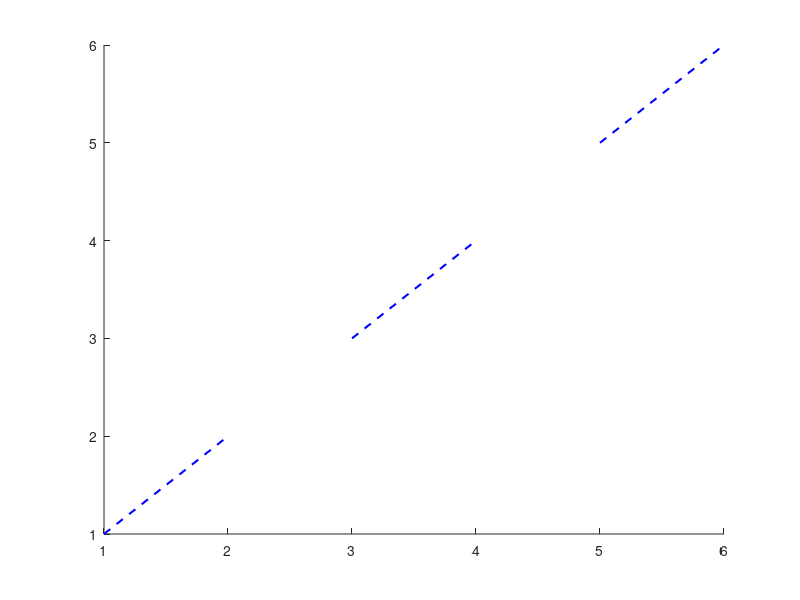

The MATLAB source for this figure:
% Create axes and save handle
clear
hax = axes;
% Plot three lines
%plot(rand(20,4));
%hold on
%plot(1,1)
hold on
%a(1)=scatter(1,1)
%a(2)=scatter(2,2)
%a(3)=scatter(1.5,1.5)

b(1)=line([1 2],[1 2],'LineWidth',1.5,'Color','b','linestyle','--');  % Linea guia actualizar
b(2)=line([3 4],[3 4],'LineWidth',1.5,'Color','b','linestyle','--');  % Linea guia actualizar
b(3)=line([5 6],[5 6],'LineWidth',1.5,'Color','b','linestyle','--');  % Linea guia actualizar
% Define a context menu; it is not attached to anything
hcmenu = uicontextmenu;
% Define callbacks for context menu 
% items that change linestyle
hcb1 = ['set(gco,''LineStyle'',''--'')'];
hcb2 = ['set(gco,''LineStyle'','':'')'];
hcb3 = ['set(gco,''LineStyle'',''-'')'];
% Define the context menu items and install their callbacks
item1 = uimenu(hcmenu,'Label','dashed','Callback',hcb1);
item2 = uimenu(hcmenu,'Label','dotted','Callback',hcb2);
item3 = uimenu(hcmenu,'Label','solid','Callback',hcb3);
% Locate line objects
%hlines = findall(hax,'Type','line');

% Attach the context menu to each line

for line = 1:length(b)
    set(b(line),'ButtonDownFcn','sele(gco)')
    set(b(line),'DisplayName',num2str(line))
    
end

%function sele()
%UCAS2D 
